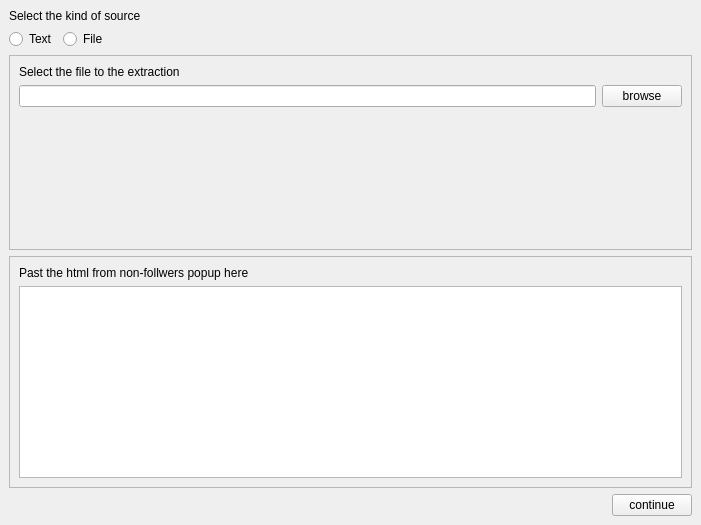
<?xml version="1.0" encoding="UTF-8"?>
<ui version="4.0">
 <class>EntryForm</class>
 <widget class="QWidget" name="EntryForm">
  <property name="geometry">
   <rect>
    <x>0</x>
    <y>0</y>
    <width>701</width>
    <height>525</height>
   </rect>
  </property>
  <property name="windowTitle">
   <string>Form</string>
  </property>
  <layout class="QVBoxLayout" name="verticalLayout">
   <property name="leftMargin">
    <number>9</number>
   </property>
   <property name="topMargin">
    <number>9</number>
   </property>
   <property name="rightMargin">
    <number>9</number>
   </property>
   <property name="bottomMargin">
    <number>9</number>
   </property>
   <item>
    <widget class="QLabel" name="label_2">
     <property name="text">
      <string>Select the kind of source</string>
     </property>
    </widget>
   </item>
   <item>
    <widget class="QWidget" name="widget_2" native="true">
     <layout class="QHBoxLayout" name="horizontalLayout_2">
      <property name="leftMargin">
       <number>0</number>
      </property>
      <property name="topMargin">
       <number>0</number>
      </property>
      <property name="rightMargin">
       <number>0</number>
      </property>
      <property name="bottomMargin">
       <number>0</number>
      </property>
      <item>
       <widget class="QRadioButton" name="radioText">
        <property name="text">
         <string>Text</string>
        </property>
       </widget>
      </item>
      <item>
       <widget class="QRadioButton" name="radioFile">
        <property name="text">
         <string>File</string>
        </property>
       </widget>
      </item>
      <item>
       <spacer name="horizontalSpacer_2">
        <property name="orientation">
         <enum>Qt::Orientation::Horizontal</enum>
        </property>
        <property name="sizeHint" stdset="0">
         <size>
          <width>40</width>
          <height>20</height>
         </size>
        </property>
       </spacer>
      </item>
     </layout>
    </widget>
   </item>
   <item>
    <widget class="QFrame" name="frameFile">
     <property name="frameShape">
      <enum>QFrame::Shape::StyledPanel</enum>
     </property>
     <property name="frameShadow">
      <enum>QFrame::Shadow::Raised</enum>
     </property>
     <layout class="QVBoxLayout" name="verticalLayout_3">
      <item>
       <widget class="QLabel" name="label_3">
        <property name="text">
         <string>Select the file to the extraction</string>
        </property>
       </widget>
      </item>
      <item>
       <widget class="QWidget" name="widget_3" native="true">
        <layout class="QHBoxLayout" name="horizontalLayout_3">
         <property name="leftMargin">
          <number>0</number>
         </property>
         <property name="topMargin">
          <number>0</number>
         </property>
         <property name="rightMargin">
          <number>0</number>
         </property>
         <property name="bottomMargin">
          <number>0</number>
         </property>
         <item>
          <widget class="QLineEdit" name="lineFile">
           <property name="readOnly">
            <bool>true</bool>
           </property>
          </widget>
         </item>
         <item>
          <widget class="QPushButton" name="btnBrowse">
           <property name="text">
            <string>browse</string>
           </property>
          </widget>
         </item>
        </layout>
       </widget>
      </item>
      <item>
       <spacer name="verticalSpacer">
        <property name="orientation">
         <enum>Qt::Orientation::Vertical</enum>
        </property>
        <property name="sizeHint" stdset="0">
         <size>
          <width>20</width>
          <height>40</height>
         </size>
        </property>
       </spacer>
      </item>
     </layout>
    </widget>
   </item>
   <item>
    <widget class="QFrame" name="frameText">
     <property name="frameShape">
      <enum>QFrame::Shape::StyledPanel</enum>
     </property>
     <property name="frameShadow">
      <enum>QFrame::Shadow::Raised</enum>
     </property>
     <layout class="QVBoxLayout" name="verticalLayout_2">
      <item>
       <widget class="QLabel" name="label">
        <property name="text">
         <string>Past the html from non-follwers popup here</string>
        </property>
       </widget>
      </item>
      <item>
       <widget class="QPlainTextEdit" name="textIn"/>
      </item>
     </layout>
    </widget>
   </item>
   <item>
    <widget class="QWidget" name="widget" native="true">
     <layout class="QHBoxLayout" name="horizontalLayout">
      <property name="leftMargin">
       <number>0</number>
      </property>
      <property name="topMargin">
       <number>0</number>
      </property>
      <property name="rightMargin">
       <number>0</number>
      </property>
      <property name="bottomMargin">
       <number>0</number>
      </property>
      <item>
       <spacer name="horizontalSpacer">
        <property name="orientation">
         <enum>Qt::Orientation::Horizontal</enum>
        </property>
        <property name="sizeHint" stdset="0">
         <size>
          <width>594</width>
          <height>20</height>
         </size>
        </property>
       </spacer>
      </item>
      <item>
       <widget class="QPushButton" name="btnContinue">
        <property name="text">
         <string>continue</string>
        </property>
       </widget>
      </item>
     </layout>
    </widget>
   </item>
  </layout>
 </widget>
 <resources/>
 <connections/>
</ui>
